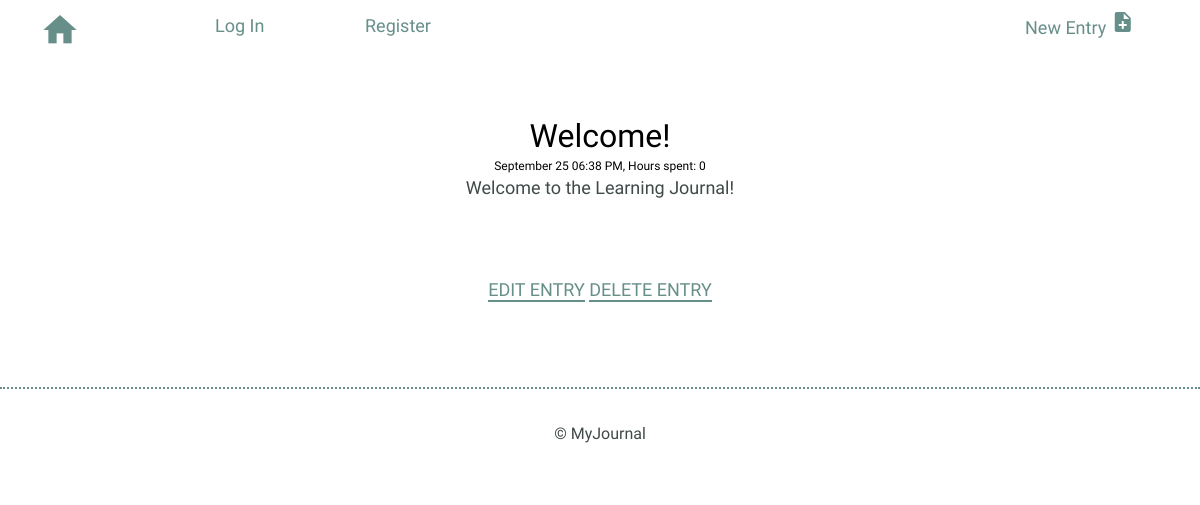
/entries/1, run on an earlier commit of the app's database.
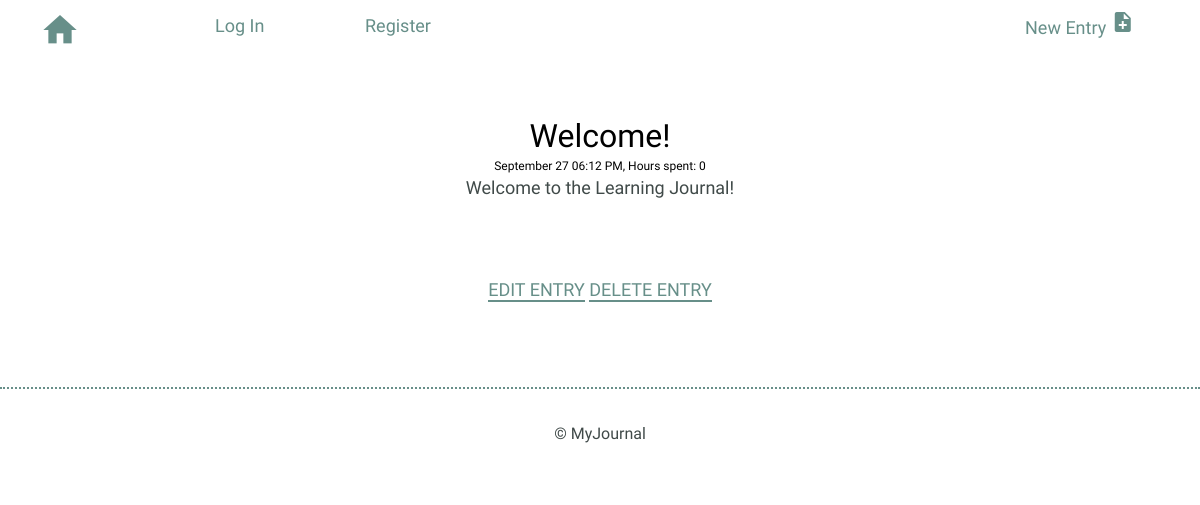
And on a later commit of the database.
### models.py (models this page shows)
class BaseModel(Model):
    class Meta:
        database = DATABASE

class Entry(BaseModel):
    title = CharField(max_length=100)
    date = DateTimeField(default=datetime.datetime.now)
    time_spent = IntegerField(default=0)
    learned = TextField(null=False)
    remember = TextField(default=" ")

### app.py (the view)
@app.route("/entries/<id>")
def detail(id):
    info = models.Entry.get(models.Entry.id==id)
    return render_template("detail.html", id=info, tags=get_tags(id))

### app.py (called while the page is built)
def get_tags(id):
    tags = (models.Tags
        .select()
        .join(models.EntryTags)
        .join(models.Entry)
        .where(models.Entry.id == id)
        .order_by(models.Tags.id)
        )
    return tags

### templates/detail.html (shortened to what this page needs)
{% extends "layout.html" %}
{% block content %}
<section>
    <div class="container">
        <div class="entry-list single">
            <article>
                    <h2>{{ id.title}}</h2>
                    <div class="small">{{ id.date.strftime('%B %d %I:%M %p') }},
                        Hours spent: {{ id.time_spent }}</div>
                        <p>
                        {% for item in id.learned.split('\n') %}
                            {{ item }}<br>
                        {% endfor %}
                        </p>
            </article>
        </div>
    </div>
    <div class="edit">
        <p>
            <a href="{{ url_for('edit', id=id.id) }}">Edit Entry</a>
            <a href="{{ url_for('delete', id=id.id) }}">Delete Entry</a>
        </p>
    </div>
</section>
{% endblock %}

### templates/layout.html (shortened to what this page needs)
<!DOCTYPE html>
<html>
    <head>
        <link rel="stylesheet" href="../../static/css/normalize.css">
        <link rel="stylesheet" href="../../static/css/site.css">
    </head>
    <body>
        <header>
            <ul>
                <li><a class="logo" href="{{ url_for('index') }}"><i class="material-icons">home</i></a>
                </li>
                <li style="padding-left: 25px;">{% if current_user.is_authenticated %}
                    <a href="{{ url_for('logout') }}" style="text-decoration: none;">Log Out</a>
                    {% else %}
                    <a href="{{ url_for('login') }}" style="text-decoration: none;">Log In</a>
                    <a href="{{ url_for('register') }}" style="text-decoration: none;">Register</a>
                    {% endif %}</li>
                <li style="float: right; margin-right: 65px;"><a href="{{ url_for('create') }}"><span>New Entry</span> <i class="material-icons">note_add</i></a></li>
            </ul>
        </header>
        {% block content %}{% endblock %}
        <footer>
            <div>
                &copy; MyJournal
            </div>
        </footer>
    </body>
</html>

### static/css/site.css (style rules this page uses)
body { font-size: 16px; color: #404a49; font-family: 'Cousine', serif; font-weight: 400; margin: 0; padding: 0; }
.container { margin: 0 auto; padding: 0; }
header .logo i { color: #678f89; font-size: 40px; }
footer { text-align: center; padding: 35px 0; border-top: 2px dotted #678f89; }
ul { list-style-type: none; position: fixed; top: 0; width: 100%; background-color: white; padding-top: 10px; }
ul li { line-height: 1.8em; font-size: 18px; color: #678f89; float: left; }
ul li a { display: block; color: #678f89; width: 150px; text-decoration: none; float: left; }
h1, h2, h3 { margin: 0; font-weight: 400; line-height: 1em; color: #000; }
h2 { font-size: 32px; }
.small { margin: 0; font-weight: 200; line-height: 1em; font-size: 12px; color: #000; }
p { line-height: 1.8em; font-size: 18px; }
p a { border-bottom: 2px solid #678f89; padding: 0; color: #678f89; text-decoration: none; }
.entry-list, .edit-entry, .new-entry { max-width: 800px; margin: 0 auto; padding: 70px 0 150px 0; }
.entry-list article { margin-bottom: 70px; text-align: center; }
.entry-list article:last-child { margin-bottom: 0; }
.entry-list article h2 { margin-bottom: 8px; }
.entry-list.single { padding-bottom: 70px; }
.edit { padding-bottom: 80px; text-align: center; margin: 0 auto; }
.edit a { font-weight: 400; text-transform: uppercase; font-size: 18px; }

What changed in the data, as far as the page shows it:
changed Entry "Welcome to the Learning Journal!": date "September 25 06:38 PM" → "September 27 06:12 PM"
